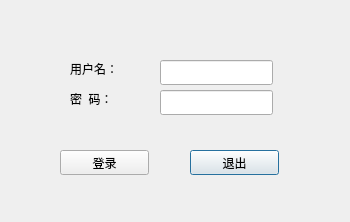
<?xml version="1.0" encoding="UTF-8"?>
<ui version="4.0">
 <class>LoginDialog</class>
 <widget class="QDialog" name="LoginDialog">
  <property name="geometry">
   <rect>
    <x>0</x>
    <y>0</y>
    <width>350</width>
    <height>222</height>
   </rect>
  </property>
  <property name="windowTitle">
   <string>Dialog</string>
  </property>
  <property name="autoFillBackground">
   <bool>false</bool>
  </property>
  <widget class="QPushButton" name="pushButton">
   <property name="geometry">
    <rect>
     <x>190</x>
     <y>150</y>
     <width>89</width>
     <height>25</height>
    </rect>
   </property>
   <property name="text">
    <string>退出</string>
   </property>
  </widget>
  <widget class="QPushButton" name="pushButton_2">
   <property name="geometry">
    <rect>
     <x>60</x>
     <y>150</y>
     <width>89</width>
     <height>25</height>
    </rect>
   </property>
   <property name="text">
    <string>登录</string>
   </property>
  </widget>
  <widget class="QLabel" name="label">
   <property name="geometry">
    <rect>
     <x>70</x>
     <y>60</y>
     <width>67</width>
     <height>17</height>
    </rect>
   </property>
   <property name="text">
    <string>用户名：</string>
   </property>
  </widget>
  <widget class="QLabel" name="label_2">
   <property name="geometry">
    <rect>
     <x>70</x>
     <y>90</y>
     <width>67</width>
     <height>17</height>
    </rect>
   </property>
   <property name="text">
    <string>密  码：</string>
   </property>
  </widget>
  <widget class="QLineEdit" name="userName">
   <property name="geometry">
    <rect>
     <x>160</x>
     <y>60</y>
     <width>113</width>
     <height>25</height>
    </rect>
   </property>
   <property name="text">
    <string/>
   </property>
  </widget>
  <widget class="QLineEdit" name="password">
   <property name="geometry">
    <rect>
     <x>160</x>
     <y>90</y>
     <width>113</width>
     <height>25</height>
    </rect>
   </property>
   <property name="text">
    <string/>
   </property>
   <property name="echoMode">
    <enum>QLineEdit::Password</enum>
   </property>
  </widget>
 </widget>
 <resources/>
 <connections/>
</ui>
